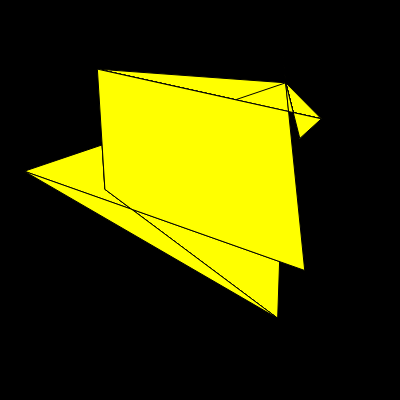
Frame 1 (no input)
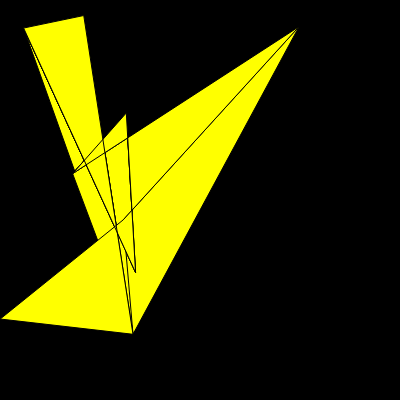
Frame 60 (no input)
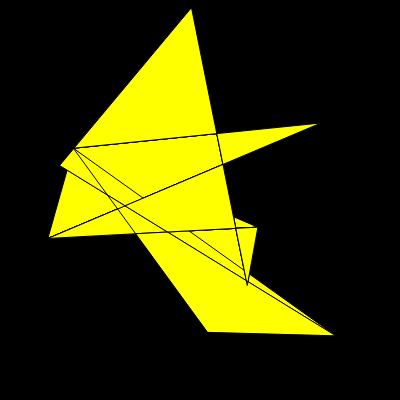
Frame 120 (the mouse pressed at the canvas centre since frame 60)

The p5.js sketch that drew these frames (run headless with seeded random() and noise() and a simulated clock; from frame 60 on, the mouse is pressed at the canvas centre):

// p5.js sketch
// ── sketch.js
function setup() {
  createCanvas(400, 400);
}

function draw() {
  background(0);
  fill (255, 2555, 0);
  beginShape();
  for (let i=0; i<9;i++){
    vertex (random (width), random (height))
    endShape(CLOSE)
  }}

  function mousePressed(){
    let fs=fullscreen();
    fullscreen(!fs);
}
